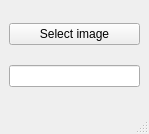
<?xml version="1.0" encoding="UTF-8"?>
<ui version="4.0">
 <class>MainWindow</class>
 <widget class="QMainWindow" name="MainWindow">
  <property name="geometry">
   <rect>
    <x>0</x>
    <y>0</y>
    <width>149</width>
    <height>134</height>
   </rect>
  </property>
  <property name="minimumSize">
   <size>
    <width>90</width>
    <height>25</height>
   </size>
  </property>
  <property name="windowTitle">
   <string>MainWindow</string>
  </property>
  <widget class="QWidget" name="centralwidget">
   <layout class="QVBoxLayout" name="verticalLayout">
    <item>
     <widget class="QPushButton" name="pushButton_select_img">
      <property name="text">
       <string>Select image</string>
      </property>
     </widget>
    </item>
    <item>
     <widget class="QLineEdit" name="lineEdit_img_url"/>
    </item>
   </layout>
  </widget>
  <widget class="QMenuBar" name="menubar">
   <property name="geometry">
    <rect>
     <x>0</x>
     <y>0</y>
     <width>149</width>
     <height>22</height>
    </rect>
   </property>
  </widget>
  <widget class="QStatusBar" name="statusbar"/>
 </widget>
 <resources/>
 <connections/>
</ui>
